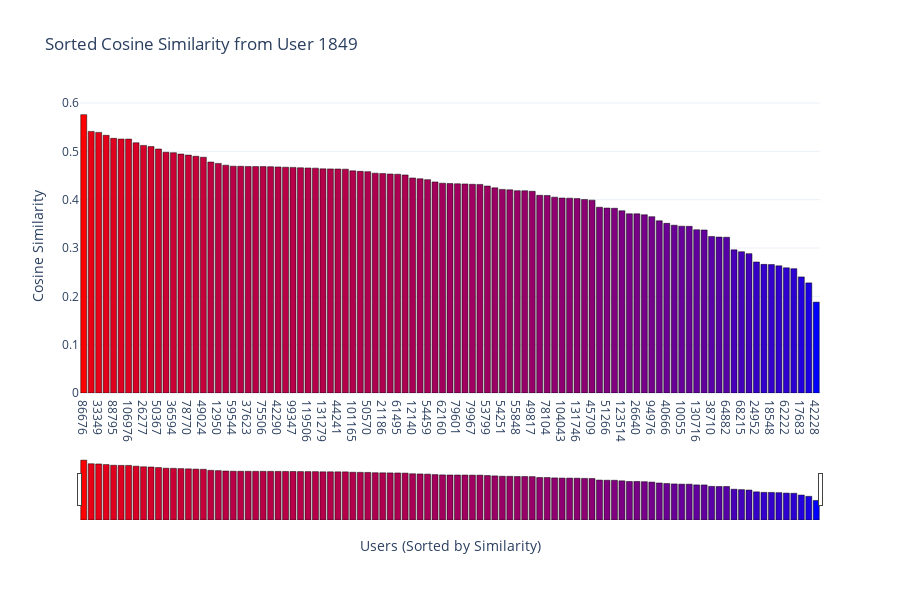

Notebook code for this chart:
### Code cell
import plotly.express as px

user_id = 1849
# user_id = 72983
distances = user_similarity_df[user_id].copy()
distances = distances.sort_values(ascending=False)
distances = distances.iloc[1:]  # drop self

# Convert to DataFrame for Plotly with user IDs as strings
plot_data = pd.DataFrame({
    'user': distances.index.astype(str),  # Convert to string
    'Cosine similarity': distances.values
})

fig = px.bar(
    plot_data,
    x='user',
    y='Cosine similarity',
    title=f'Sorted Cosine Similarity from User {user_id}',
    labels={'Cosine similarity': 'Similarity Score', 'user': 'Compared User'},
    color='Cosine similarity',
    color_continuous_scale='Bluered',
    hover_data={'user': True, 'Cosine similarity': ':.3f'}
)

fig.update_layout(
    xaxis_title="Users (Sorted by Similarity)",
    yaxis_title="Cosine Similarity",
    hovermode="x unified",
    xaxis={'type': 'category'},  # Force categorical axis
    coloraxis_showscale=False,
    height=600,
    template='plotly_white'
)

fig.update_traces(
    hovertemplate="<b>User %{x}</b><br>Similarity: %{y:.3f}<extra></extra>",
    marker_line_color='black',
    marker_line_width=0.5
)

if len(distances) > 20:
    fig.update_xaxes(rangeslider_visible=True)

fig.show()

### Figure 1 — Plotly figure (JSON) as saved in the notebook; plotly's stock layout.template omitted (floating-point values rounded to 4 significant figures)
{"data": [{"hovertemplate": "<b>User %{x}</b><br>Similarity: %{y:.3f}<extra></extra>", "legendgroup": "", "marker": {"color": [0.5759, 0.5413, 0.5393, 0.5332, 0.5269, 0.5255, 0.5253, 0.5177, 0.5123, 0.5098, 0.5049, 0.4982, 0.4973, 0.4944, 0.4922, 0.4899, 0.4878, 0.4779, 0.4751, 0.4713, 0.4693, 0.4691, 0.4687, 0.4684, 0.4684, 0.4682, 0.4678, 0.4672, 0.4668, 0.466, 0.4656, 0.4653, 0.4638, 0.4637, 0.4635, 0.4632, 0.4597, 0.4586, 0.458, 0.4548, 0.4539, 0.4531, 0.4527, 0.4512, 0.4449, 0.4433, 0.4415, 0.4368, 0.4341, 0.4334, 0.4329, 0.4326, 0.4319, 0.4316, 0.4282, 0.4245, 0.4213, 0.4204, 0.4187, 0.4185, 0.4174, 0.4091, 0.4087, 0.4052, 0.4035, 0.4032, 0.4023, 0.4005, 0.3991, 0.3844, 0.3827, 0.3822, 0.3771, 0.3708, 0.3708, 0.3688, 0.3648, 0.3563, 0.351, 0.3472, 0.3452, 0.3448, 0.3378, 0.3373, 0.3239, 0.3226, 0.3223, 0.2961, 0.2923, 0.2884, 0.2711, 0.2662, 0.2656, 0.2632, 0.2591, 0.2572, 0.2402, 0.2278, 0.1881], "coloraxis": "coloraxis", "line": {"color": "black", "width": 0.5}, "pattern": {"shape": ""}}, "name": "", "orientation": "v", "showlegend": false, "textposition": "auto", "type": "bar", "x": ["86676", "103998", "33349", "116590", "88795", "67825", "106976", "3743", "26277", "128690", "50367", "9446", "36594", "75299", "78770", "52698", "49024", "98696", "12950", "44296", "59544", "12131", "37623", "4967", "75506", "127171", "42290", "10443", "99347", "109379", "119506", "58667", "131279", "79292", "44241", "57735", "101165", "55493", "50570", "65297", "21186", "75210", "61495", "43451", "12140", "10321", "54459", "133133", "62160", "6873", "79601", "51227", "79967", "109186", "53799", "124163", "54251", "54817", "55848", "63459", "49817", "9197", "78104", "5726", "104043", "36308", "131746", "98999", "45709", "60444", "51266", "39766", "123514", "55410", "26640", "131227", "94976", "54113", "40666", "16676", "10055", "63154", "130716", "81212", "38710", "25237", "64882", "114198", "68215", "41215", "24952", "10460", "18548", "83947", "62222", "124052", "17683", "52479", "42228"], "xaxis": "x", "y": [0.5759, 0.5413, 0.5393, 0.5332, 0.5269, 0.5255, 0.5253, 0.5177, 0.5123, 0.5098, 0.5049, 0.4982, 0.4973, 0.4944, 0.4922, 0.4899, 0.4878, 0.4779, 0.4751, 0.4713, 0.4693, 0.4691, 0.4687, 0.4684, 0.4684, 0.4682, 0.4678, 0.4672, 0.4668, 0.466, 0.4656, 0.4653, 0.4638, 0.4637, 0.4635, 0.4632, 0.4597, 0.4586, 0.458, 0.4548, 0.4539, 0.4531, 0.4527, 0.4512, 0.4449, 0.4433, 0.4415, 0.4368, 0.4341, 0.4334, 0.4329, 0.4326, 0.4319, 0.4316, 0.4282, 0.4245, 0.4213, 0.4204, 0.4187, 0.4185, 0.4174, 0.4091, 0.4087, 0.4052, 0.4035, 0.4032, 0.4023, 0.4005, 0.3991, 0.3844, 0.3827, 0.3822, 0.3771, 0.3708, 0.3708, 0.3688, 0.3648, 0.3563, 0.351, 0.3472, 0.3452, 0.3448, 0.3378, 0.3373, 0.3239, 0.3226, 0.3223, 0.2961, 0.2923, 0.2884, 0.2711, 0.2662, 0.2656, 0.2632, 0.2591, 0.2572, 0.2402, 0.2278, 0.1881], "yaxis": "y"}], "layout": {"barmode": "relative", "coloraxis": {"colorbar": {"title": {"text": "Similarity Score"}}, "colorscale": [[0, "rgb(0,0,255)"], [1, "rgb(255,0,0)"]], "showscale": false}, "height": 600, "hovermode": "x unified", "legend": {"tracegroupgap": 0}, "title": {"text": "Sorted Cosine Similarity from User 1849"}, "xaxis": {"anchor": "y", "domain": [0, 1], "rangeslider": {"visible": true}, "title": {"text": "Users (Sorted by Similarity)"}, "type": "category"}, "yaxis": {"anchor": "x", "domain": [0, 1], "title": {"text": "Cosine Similarity"}}}}
